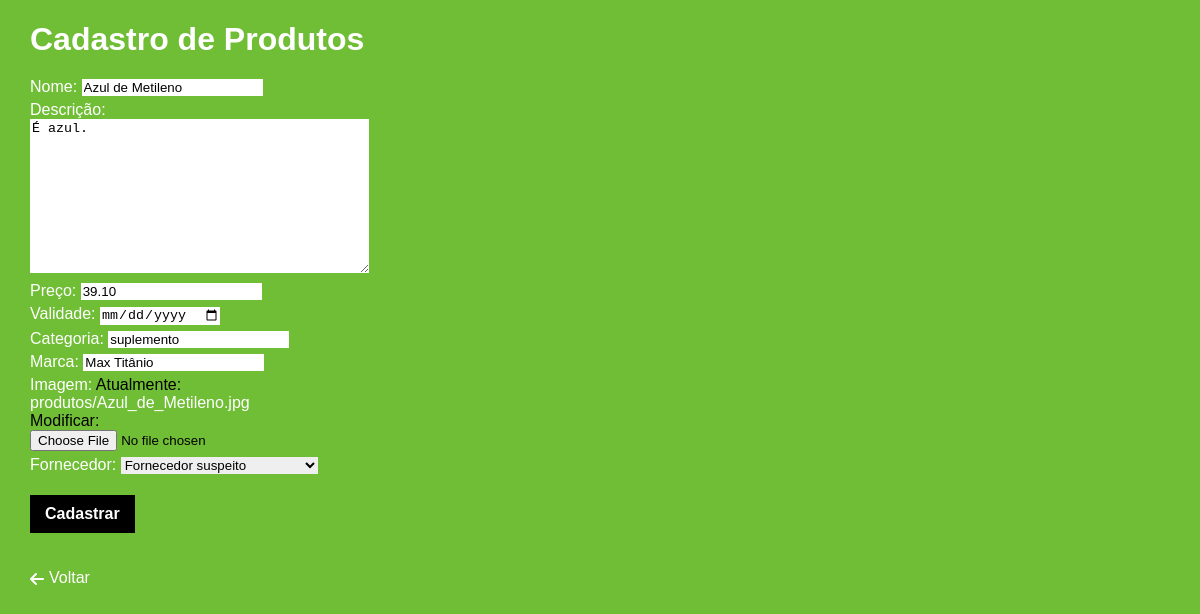
Page /produto_editar/2/ on the committed database.
### core/models.py (models this page shows)
class Produto(models.Model):
    nome = models.CharField('Nome', max_length=100)
    preco = models.DecimalField('Preço', max_digits=10, decimal_places=2)
    validade = models.DateField('Validade')
    descricao = models.TextField('Descrição')
    categoria = models.CharField('Categoria', max_length=20, null=False)
    marca = models.CharField('Marca', max_length=20)
    imagem = models.ImageField(upload_to='produtos/')
    fornecedor = models.ForeignKey('Fornecedor', on_delete=models.PROTECT)

class Fornecedor(models.Model):
    id = models.AutoField(primary_key=True)
    nome = models.CharField('Nome', max_length=100)
    cnpj = models.CharField('CNPJ', max_length=18)
    contato = models.CharField('Telefone', max_length=15)
    endereço = models.TextField('Endereço')
    def __str__(self):
        return self.nome

### core/views.py (the view)
# urls.py: path('produto_editar/<int:id>/', produto_editar, name='produto_editar'),
def produto_editar(request, id):
    produto = Produto.objects.get(pk=id)
    form = ProdutoForm(request.POST or None, instance=produto)
    if form.is_valid():
        form.save()
        return redirect('PaginaCliente')
    contexto = {
        'form': form
    }
    return render(request, 'CRUD/produto_cadastro.html', contexto)

### core/forms.py
class ProdutoForm(forms.ModelForm):
    class Meta:
        model = Produto
        fields = ['nome', 'descricao', 'preco', 'validade', 'categoria', 'marca', 'imagem', 'fornecedor']
        widgets = {
            'nome': forms.TextInput(attrs={
                'class': 'input-field',
                'placeholder': 'Nome do produto'
            }),
            'descricao': forms.Textarea(attrs={
                'class': 'input-field',
                'placeholder': 'Descrição do produto'
            }),
            'validade': forms.DateInput(attrs={
                'class': 'input-field',
                'type': 'date'
            }),
            'preco': forms.NumberInput(attrs={
                'class': 'input-field',
                'step': '0.01'
            }),
            'imagem': forms.ClearableFileInput(attrs={
                'class': 'input-field'
            }),
            'fornecedor': forms.Select(attrs={
                'class': 'input-field',
                'placeholder': 'Selecione o fornecedor'
            })
        }

### core/templates/CRUD/produto_cadastro.html (shortened to what this page needs)
{% load static %}
<!DOCTYPE html>
<html lang="pt-br">
<head>
    <link rel="stylesheet" href="{% static 'CSS/BaseCSS/variaveis_base.css' %}?v={% now 'U' %}">
    <link rel="stylesheet" href="{% static 'CSS/CRUD_CSS/cadastro_CRUD.css' %}?v={% now 'U' %}">
    <link rel="stylesheet" href="https://cdnjs.cloudflare.com/ajax/libs/font-awesome/6.0.0-beta3/css/all.min.css">
</head>
<body>
    <h1>Cadastro de Produtos</h1>
    <form method="post" enctype="multipart/form-data">
        {{ form }}
        <p><input type="submit" value="Cadastrar"/></p>
    </form>
    <a href="{% url 'PaginaCliente' %}" class="link"><i class="fa fa-arrow-right" style="rotate: 180deg;"></i>Voltar</a>
</body>
</html>

### core/static/CSS/BaseCSS/variaveis_base.css (style rules this page uses)
:root { --background_color: white; --cor_primaria: #70be36; --cor_secundaria: black; --cor_terciária: #2b6b18; --cor_quaternaria: #4caf50; --text_cor: white; --text_color2: black; --text_color3: grey; --text_color4: #70be36; --cor_selection_background: grey; --input_color: white; --input_borda: black; --input_color_submit: black; --cor_selection_text: white; --paddin_cabeçalho: 15px 20px; --color_icon: white; --card_bg: #535353; --margin_top_sobre_nos: 30px; }

### core/static/CSS/CRUD_CSS/cadastro_CRUD.css (style rules this page uses)
body { background-color: var(--cor_primaria); font-family: Arial, sans-serif; display: flex; flex-direction: column; gap: 20px; padding-left: 30px; margin: 0; }
form { display: flex; flex-direction: column; width: 300px; gap: 5px; }
h1, a, p, label { color: var(--text_cor); }
h1 { margin-bottom: 0; }
a { text-decoration: none; }
input, select, textarea { border: none; }
input[type="date"], input[type="file"], select { cursor: pointer; }
input[type="submit"] { background-color: var(--input_color_submit); color: var(--text_cor); padding: var(--padding_input_submit); font-weight: bold; cursor: pointer; font-size: 1rem; border: none; width: auto; padding: 10px 15px; }
.link { text-decoration: none; display: flex; gap: 5px; }

### rows in the picture
Produto: nome "Azul de Metileno", descricao "É azul.", preco "39.10", categoria "suplemento", marca "Max Titânio", fornecedor "Fornecedor suspeito"
